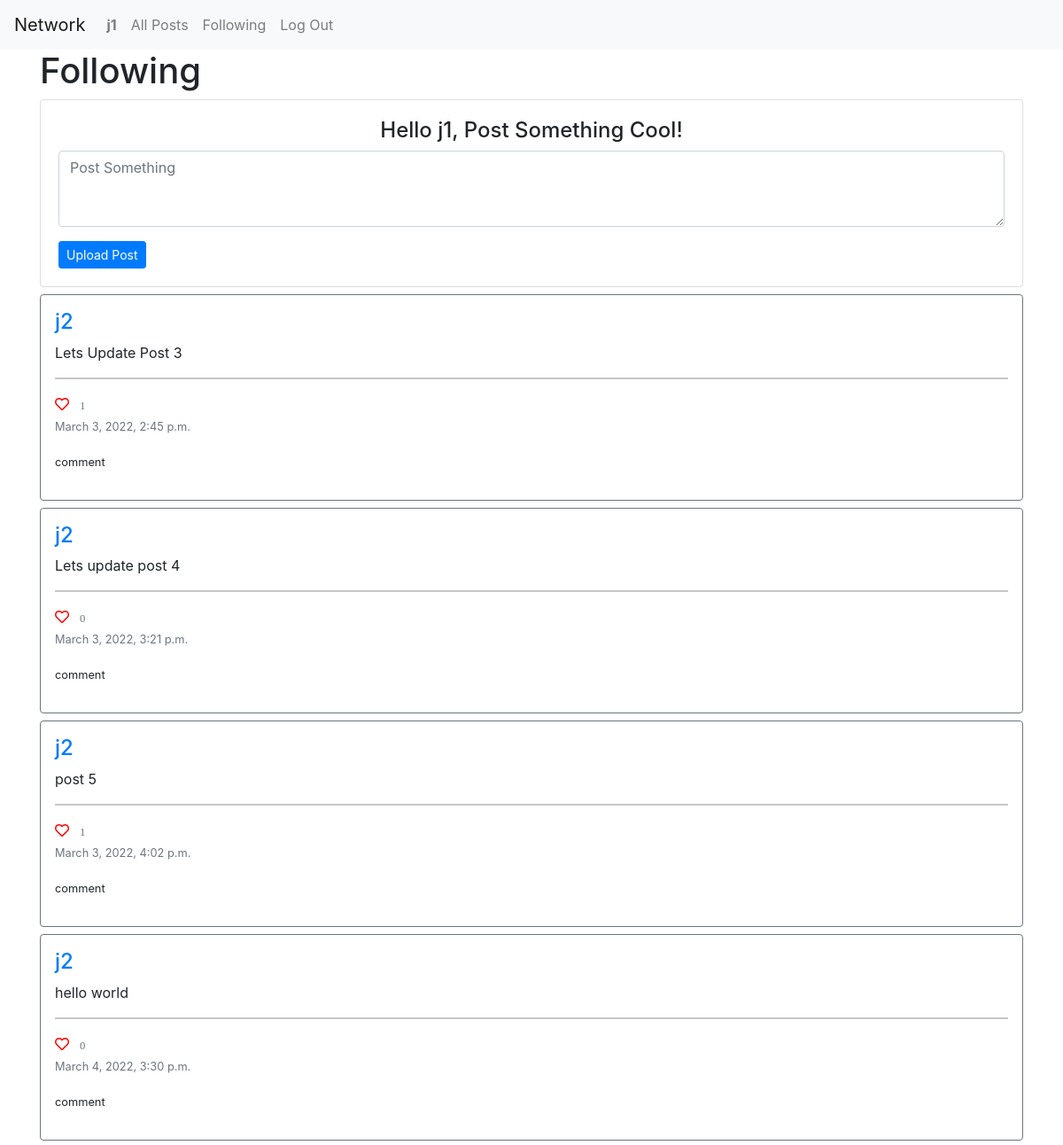
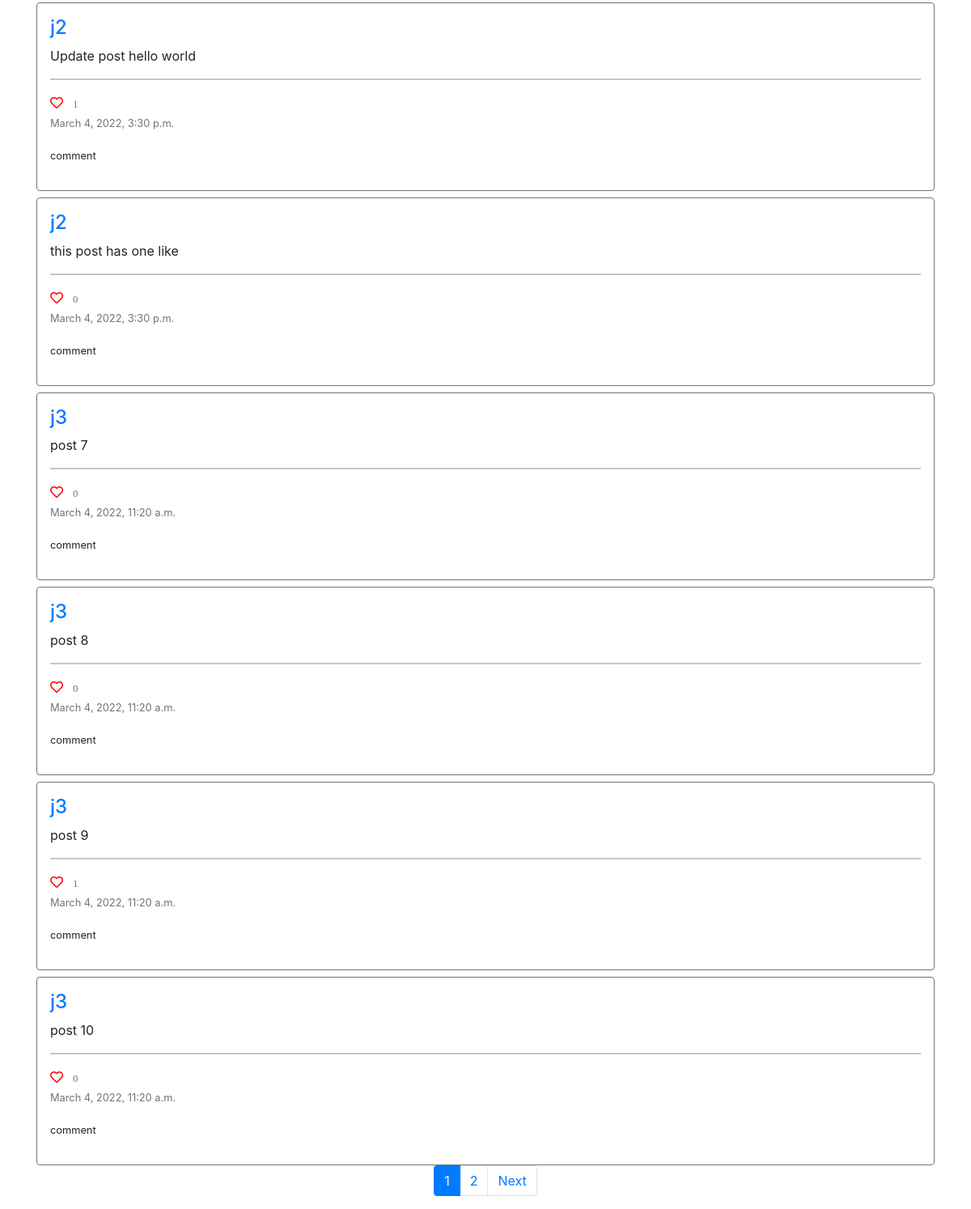
Page /following/ (signed in) on the committed database (2 pictures, top to bottom).
### network/models.py (models this page shows, shortened)
class User(AbstractUser):
    pass

class Post(models.Model):
    user = models.ForeignKey(User, on_delete=models.CASCADE)
    text = models.CharField(max_length=160, default=None)
    post_date = models.DateTimeField(default=datetime.datetime.now)

### network/views.py (the view)
# urls.py: path('following/', views.following, name='following'),
def following(request):
    user = request.session['_auth_user_id']
    followers = Follower.objects.filter(follower=user)
    posts = Post.objects.filter(user_id__in=followers.values('following_id').order_by('-id'))
    paginator = Paginator(posts, 10)
    page_number = request.GET.get('page')
    page_obj = paginator.get_page(page_number)
    context = {
        'posts': page_obj,
        'new_post': NewPostForm()
    }
    return render(request, 'network/following.html', context)

### network/forms.py
class NewPostForm(forms.Form):
    post_text = forms.Field(widget=forms.Textarea(
        {'rows': '3', 'maxlength': 160, 'class': 'form-control', 'placeholder': "Post Something"}), label="New Post", required=True)

### network/templates/network/following.html
{% extends "network/layout.html" %}
{% block body %}
<h1>Following</h1>
{% include "partials/_post_form.html" %}
{% include 'partials/_all_posts.html' %}
{% endblock %}

### network/templates/partials/_navbar.html (shortened to what this page needs)
<nav class="navbar navbar-expand-lg navbar-light bg-light">
    <a class="navbar-brand" href="#">Network</a>
    <div>
    <ul class="navbar-nav mr-auto">
        {% if user.is_authenticated %}
            <li class="nav-item">
                <a class="nav-link" href="{% url 'profile' user.username %}"><strong>{{ user.username }}</strong></a>
            </li>
        {% endif %}
        <li class="nav-item">
        <a class="nav-link" href="{% url 'index' %}">All Posts</a>
        </li>
        {% if user.is_authenticated %}
            <li class="nav-item">
                <a class="nav-link" href="{% url 'following' %}">Following</a>
            </li>
            <li class="nav-item">
                <a class="nav-link" href="{% url 'logout' %}">Log Out</a>
            </li>
        {% endif %}
    </ul>
    </div>
</nav>

### network/templates/partials/_post_form.html (shortened to what this page needs)
{% if user.is_authenticated %}
<div class="card">
    <div class="card-body">
        <form action="{% url 'create_post' %}" method="post">
            <div class="form-group text-center">
                <label for="post_text" class="h4"> Hello {{user.username}}, Post Something Cool! </label>
                {{ new_post.post_text }}
            </div>
            <button type="submit" class="btn btn-primary btn-sm">Upload Post</button>
        </form>
    </div>
</div>
{%endif%}

### network/templates/partials/_all_posts.html (shortened to what this page needs)
<div id="posts">
    {% for post in posts %}
        <div class="border border-secondary rounded p-3 mt-2">
            <h4><a href="{% url 'profile' post.user.username %}">{{ post.user }}</a></h4>
            <div id="post-text-{{post.id}}">{{ post.text }}</div>
            <hr>
            <div data-id="{{post.id}}" class="card-link {% if post.current_like > 0 %} fas {% else %} far {% endif %} fa-heart">
                &nbsp <small class="text-muted">{{post.like_set.count}}</small>
            </div>
            <p class="card-text"><small class="text-muted">{{post.post_date}}</small></p>
            <p><small>comment</small></p>
        </div>
    {% empty %}
        <li>no post</li>
    {% endfor %}
</div>

### network/static/css/styles.css (style rules this page uses)
.fa-heart { color: red !important; cursor: pointer; }

### rows in the picture
User: username "j1"
Post: user "j2", text "Lets Update Post 3", like_set.count "1", post_date "March 3, 2022, 2:45 p.m."
Post: user "j2", text "Lets update post 4", like_set.count "0", post_date "March 3, 2022, 3:21 p.m."
Post: user "j2", text "post 5", like_set.count "1", post_date "March 3, 2022, 4:02 p.m."
Post: user "j2", text "hello world", like_set.count "0", post_date "March 4, 2022, 3:30 p.m."
Post: user "j2", text "Update post hello world", like_set.count "1", post_date "March 4, 2022, 3:30 p.m."
Post: user "j2", text "this post has one like", like_set.count "0", post_date "March 4, 2022, 3:30 p.m."
Post: user "j3", text "post 7", like_set.count "0", post_date "March 4, 2022, 11:20 a.m."
Post: user "j3", text "post 8", like_set.count "0", post_date "March 4, 2022, 11:20 a.m."
Post: user "j3", text "post 9", like_set.count "1", post_date "March 4, 2022, 11:20 a.m."
Post: user "j3", text "post 10", like_set.count "0", post_date "March 4, 2022, 11:20 a.m."

### other values in the picture
{{ num }} "1"
{{ num }} "2"
